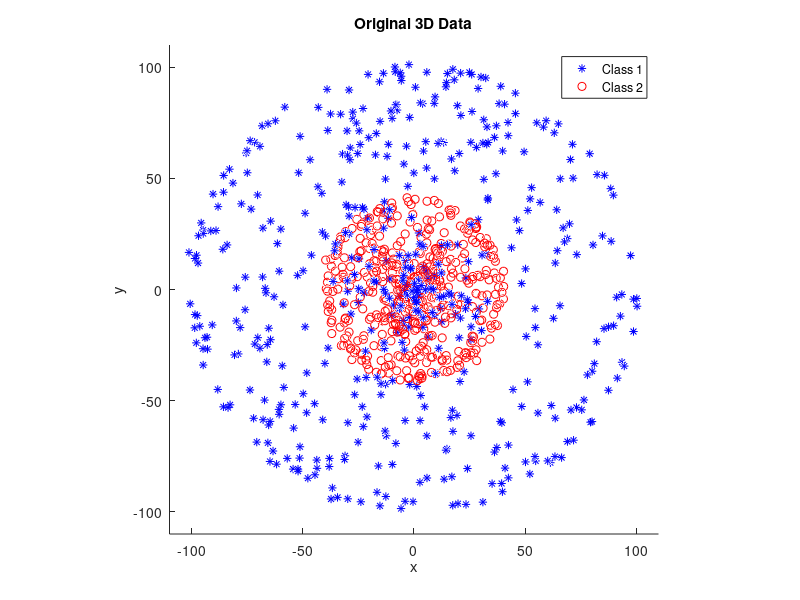

This chart was generated by the following MATLAB code: (Note: this script raises an error after producing the figure.)
%% Synthetic Data Embedding Demo
%   This demo demonstrates kPCA on two concentric spheres.
%
%   Copyright by Quan Wang, 2011/05/10
%   Please cite: Quan Wang. Kernel Principal Component Analysis and its
%   Applications in Face Recognition and Active Shape Models.
%   arXiv:1207.3538 [cs.CV], 2012.

clear; clc; close all;

% Add library to path
addpath('../code');

% Load dataset
load SyntheticData.mat;
d = 2; % Target dimension

%% Visualize original data
figure; hold on;
plot3(data(1:2:end, 1), data(1:2:end, 2), data(1:2:end, 3), 'b*');
plot3(data(2:2:end, 1), data(2:2:end, 2), data(2:2:end, 3), 'ro');
legend('Class 1', 'Class 2');
axis equal;
xlabel('x'); ylabel('y'); zlabel('z');
axis([-110 110 -110 110 -110 110]);
title('Original 3D Data');
drawnow;

%% Standard PCA
disp('Performing standard PCA...');
Y1 = PCA(data, d);
figure; hold on;
plot(Y1(1:2:end, 1), Y1(1:2:end, 2), 'b*');
plot(Y1(2:2:end, 1), Y1(2:2:end, 2), 'ro');
legend('Class 1', 'Class 2');
title('Result of Standard PCA');
drawnow;

%% Polynomial Kernel PCA
poly_para = 5;
disp('Performing polynomial kernel PCA...');
[Y2] = kPCA(data, d, 'poly', poly_para);
figure; hold on;
plot(Y2(1:2:end, 1), Y2(1:2:end, 2), 'b*');
plot(Y2(2:2:end, 1), Y2(2:2:end, 2), 'ro');
legend('Class 1', 'Class 2');
title(sprintf('Polynomial Kernel PCA (para=%d)', poly_para));
drawnow;

%% Gaussian Kernel PCA
% Automatic parameter selection using the median trick
gauss_para = estimateSigma(data);

disp('Performing Gaussian kernel PCA...');
[Y3, eigVector] = kPCA(data, d, 'gaussian', gauss_para);
figure; hold on;
plot(Y3(1:2:end, 1), Y3(1:2:end, 2), 'b*');
plot(Y3(2:2:end, 1), Y3(2:2:end, 2), 'ro');
legend('Class 1', 'Class 2');
title(sprintf('Gaussian Kernel PCA (para=%.2f)', gauss_para));
drawnow;

%% Pre-image reconstruction for Gaussian kernel PCA
% This section is computationally intensive and is provided for reference.
% disp('Performing kPCA pre-image reconstruction...');
% PI = zeros(size(data)); % pre-image
% for i = 1:size(data, 1)
%     PI(i, :) = kPCA_PreImage(Y3(i, :)', eigVector, data, gauss_para)';
% end
% 
% figure; hold on;
% plot3(PI(1:2:end, 1), PI(1:2:end, 2), PI(1:2:end, 3), 'b*');
% plot3(PI(2:2:end, 1), PI(2:2:end, 2), PI(2:2:end, 3), 'ro');
% title('Reconstructed Pre-images (Gaussian kPCA)');

